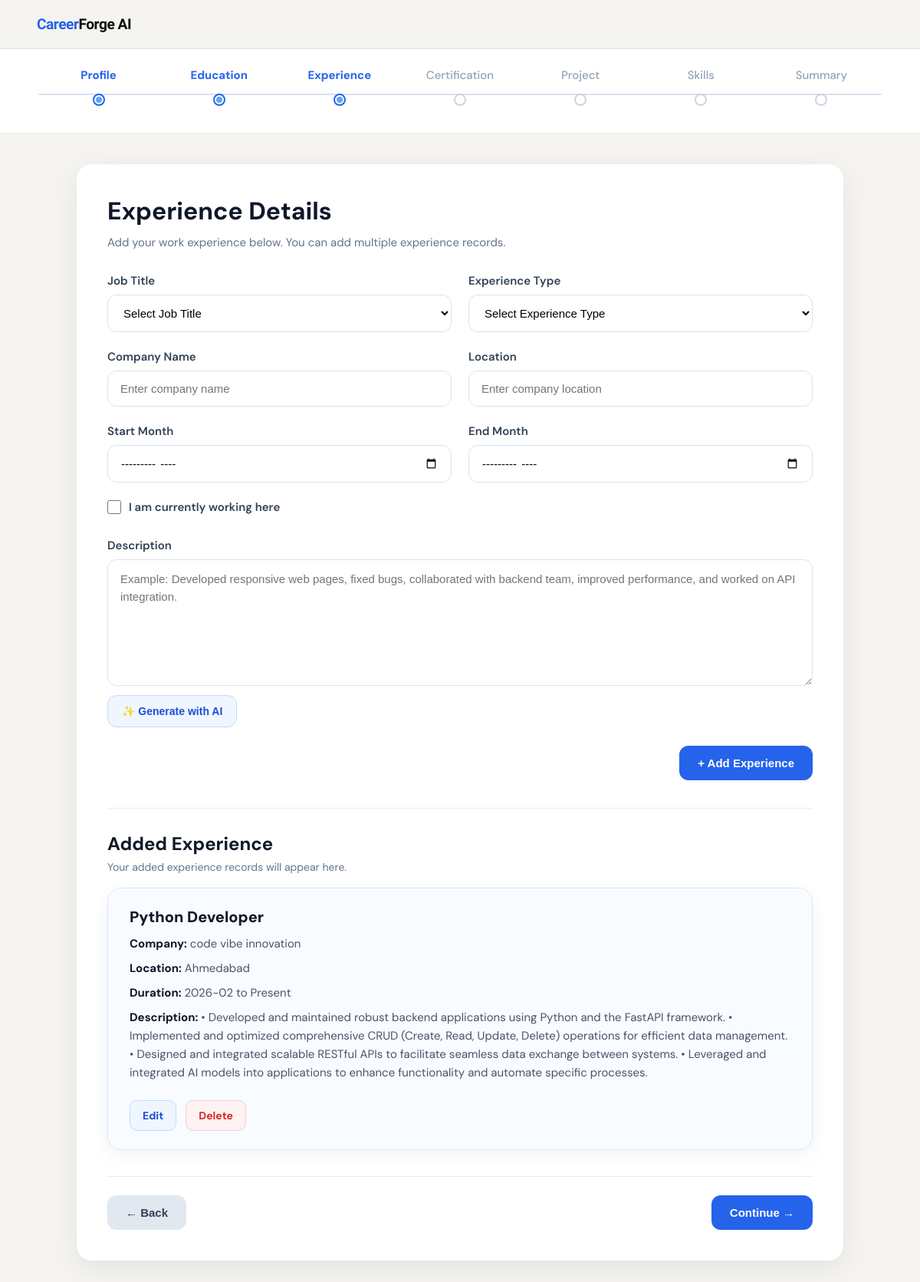
/experience.html (signed in), run on the app's committed database.
### tables this page shows
CREATE TABLE experience (
    id INTEGER PRIMARY KEY AUTOINCREMENT,
    user_id INTEGER NOT NULL,
    job_title_id INTEGER,
    custom_job_title TEXT,
    experience_type_id INTEGER,
    company_name TEXT,
    location TEXT,
    start_month TEXT,
    end_month TEXT,
    currently_working INTEGER DEFAULT 0,
    description TEXT,
    FOREIGN KEY (user_id) REFERENCES users(id) ON DELETE CASCADE,
    FOREIGN KEY (job_title_id) REFERENCES job_title_master(id),
    FOREIGN KEY (experience_type_id) REFERENCES experience_type_master(id)
);

### main.py (the view)
@app.get("/experience", response_class=HTMLResponse)
@app.get("/experience_detail", response_class=HTMLResponse)
@app.get("/experience.html", response_class=HTMLResponse)
def experience_page(
    request: Request,
    edit_id: int | None = Query(None)
):
    user = require_login(request)
    if isinstance(user, RedirectResponse):
        return user
    experience_list = get_experience(user["id"])
    job_title_list = get_job_titles()
    experience_type_list = get_experience_types()
    edit_experience = get_experience_by_id(edit_id, user["id"]) if edit_id else None
    return templates.TemplateResponse(
        request,
        "experience.html",
        {
            "request": request,
            "user": user,
            "experience_list": experience_list,
            "job_title_list": job_title_list,
            "experience_type_list": experience_type_list,
            "edit_experience": edit_experience,
            "step": 3
        }
    )

### template/experience.html (shortened to what this page needs)
<!DOCTYPE html>
<html lang="en">
<head>
    <link rel="stylesheet" href="/static/experience.css">
</head>
<body>
    <div class="page-wrapper">
        <header class="topbar">
            <div class="logo"><span>Career</span>Forge AI</div>
        </header>
        <section class="progress-section">
    <div class="progress-wrap">
        <div class="progress-step {% if step|default(0) > 1 %}completed{% elif step|default(0) == 1 %}active{% endif %}">
            <span class="step-label">Profile</span>
            <span class="step-dot"></span>
        </div>
        <div class="progress-step {% if step|default(0) > 2 %}completed{% elif step|default(0) == 2 %}active{% endif %}">
            <span class="step-label">Education</span>
            <span class="step-dot"></span>
        </div>
        <div class="progress-step {% if step|default(0) > 3 %}completed{% elif step|default(0) == 3 %}active{% endif %}">
            <span class="step-label">Experience</span>
            <span class="step-dot"></span>
        </div>
        <div class="progress-step {% if step|default(0) > 4 %}completed{% elif step|default(0) == 4 %}active{% endif %}">
            <span class="step-label">Certification</span>
            <span class="step-dot"></span>
        </div>
        <div class="progress-step {% if step|default(0) > 5 %}completed{% elif step|default(0) == 5 %}active{% endif %}">
            <span class="step-label">Project</span>
            <span class="step-dot"></span>
        </div>
        <div class="progress-step {% if step|default(0) > 6 %}completed{% elif step|default(0) == 6 %}active{% endif %}">
            <span class="step-label">Skills</span>
            <span class="step-dot"></span>
        </div>
        <div class="progress-step {% if step|default(0) > 7 %}completed{% elif step|default(0) == 7 %}active{% endif %}">
            <span class="step-label">Summary</span>
            <span class="step-dot"></span>
        </div>
    </div>
</section>
        <main class="main-section">
            <div class="experience-card">
                <div class="card-header">
                    <h1>Experience Details</h1>
                    <p>Add your work experience below. You can add multiple experience records.</p>
                </div>
                <form id="experienceForm" class="experience-form" method="post" action="/experience_detail">
                    <div class="form-grid">
                        <div class="form-group">
                            <label for="job_title">Job Title</label>
                            <select id="job_title" name="job_title" required>
                                <option value="">Select Job Title</option>
                            </select>
                        </div>
                        <div class="form-group">
                            <label for="experience_type">Experience Type</label>
                            <select id="experience_type" name="experience_type" required>
                                <option value="">Select Experience Type</option>
                            </select>
                        </div>
                        <div class="form-group">
                            <label for="company_name">Company Name</label>
                            <input
                                type="text"
                                id="company_name"
                                name="company_name"
                                placeholder="Enter company name"
                                value="{{ edit_experience.company_name if edit_experience else '' }}"
                                required
                            >
                        </div>
                        <div class="form-group">
                            <label for="location">Location</label>
                            <input
                                type="text"
                                id="location"
                                name="location"
                                placeholder="Enter company location"
                                value="{{ edit_experience.location if edit_experience else '' }}"
                            >
                        </div>
                        <div class="form-group">
                            <label for="start_month">Start Month</label>
                            <input
                                type="month"
                                id="start_month"
                                name="start_month"
                                value="{{ edit_experience.start_month if edit_experience else '' }}"
                                required
                            >
                        </div>
                        <div class="form-group">
                            <label for="end_month">End Month</label>
                            <input
                                type="month"
                                id="end_month"
                                name="end_month"
                                value="{{ edit_experience.end_month if edit_experience else '' }}"
                            >
                        </div>
                        <div class="form-group full-width">
                            <label class="checkbox-label">
                                <input
                                    type="checkbox"
                                    id="currently_working"
                                    name="currently_working"
                                    {% if edit_experience and edit_experience.currently_working %}checked{% endif %}>
                                <span>I am currently working here</span>
                            </label>
                        </div>
                        <div class="form-group full-width">
                            <label for="description">Description</label>
                            <textarea
                                id="description"
                                name="description"
                                rows="6"
                                placeholder="Example: Developed responsive web pages, fixed bugs, collaborated with backend team, improved performance, and worked on API integration."
                            >{{ edit_experience.description if edit_experience else '' }}</textarea>
                            <div class="ai-action">
                                <button type="button" class="ai-btn" id="generateAiDescriptionBtn">✨ Generate with AI</button>
                            </div>
                        </div>
                    </div>
                    <div class="form-actions top-actions">
                        <button type="submit" class="add-btn">
                            {% if edit_experience %}Update Experience{% else %}+ Add Experience{% endif %}
                        </button>
                    </div>
                </form>
                <div class="saved-section">
                    <div class="saved-header">
                        <h2>Added Experience</h2>
                        <p>Your added experience records will appear here.</p>
                    </div>
                    <div id="experienceList" class="experience-list">
                        {% if experience_list and experience_list|length > 0 %}
                            {% for experience in experience_list %}
                                <div class="experience-item">
                                    <div class="experience-item-top">
                                        <div>
                                            <h3>
                                                {% if experience.job_title_name %}
                                                    {{ experience.job_title_name }}
                                                {% elif experience.custom_job_title %}
                                                    {{ experience.custom_job_title }}
                                                {% else %}
                                                    Job Title
                                                {% endif %}
                                            </h3>
                                            {% if experience.company_name %}
                                                <p><strong>Company:</strong> {{ experience.company_name }}</p>
                                            {% endif %}
                                            {% if experience.location %}
                                                <p><strong>Location:</strong> {{ experience.location }}</p>
                                            {% endif %}
                                            <p>
                                                <strong>Duration:</strong>
                                                {{ experience.start_month }}
                                                {% if experience.currently_working %}
                                                    to Present
                                                {% elif experience.end_month %}
                                                    to {{ experience.end_month }}
                                                {% else %}
                                                    to Present
                                                {% endif %}
                                            </p>
                                            {% if experience.description %}
                                                <p><strong>Description:</strong> {{ experience.description }}</p>
                                            {% endif %}
                                        </div>
                                    </div>
                                    <div class="experience-actions">
                                        <a href="/experience_detail?edit_id={{ experience.id }}" class="edit-btn">Edit</a>
                                        <a href="/experience/delete/{{ experience.id }}"
                                           class="delete-btn"
                                           onclick="return confirm('Are you sure you want to delete this experience record?')">
                                            Delete
                                        </a>
                                    </div>
                                </div>
                            {% endfor %}
                        {% else %}
                            <div class="empty-state" id="emptyState">
                                <div class="empty-icon">💼</div>
                                <h3>No experience added yet</h3>
                                <p>Add your work experience using the form above.</p>
                            </div>
                        {% endif %}
                    </div>
                </div>
              <div class="bottom-nav">
                    <button type="button" class="back-btn"
                        onclick="window.location.href='/education'">
                        ← Back
                    </button>
                    <button type="button" class="continue-btn"
                        onclick="window.location.href='/certification'">
                        Continue →
                    </button>
                </div>
            </div>
        </main>
    </div>
</body>
</html>

### data on the page
experience: job_title_name "Python Developer", company_name "code vibe innovation", location "Ahmedabad", start_month "2026-02", currently_working "to Present", description "• Developed and maintained robust backend applications using Python and the FastAPI framework. • Implemented and optimized comprehensive CRUD (Create, Read, Update, Delete) operations for efficient data management. • Designed and integrated scalable RESTful APIs to facilitate seamless data exchange between systems. • Leveraged and integrated AI models into applications to enhance functionality and automate specific processes."
